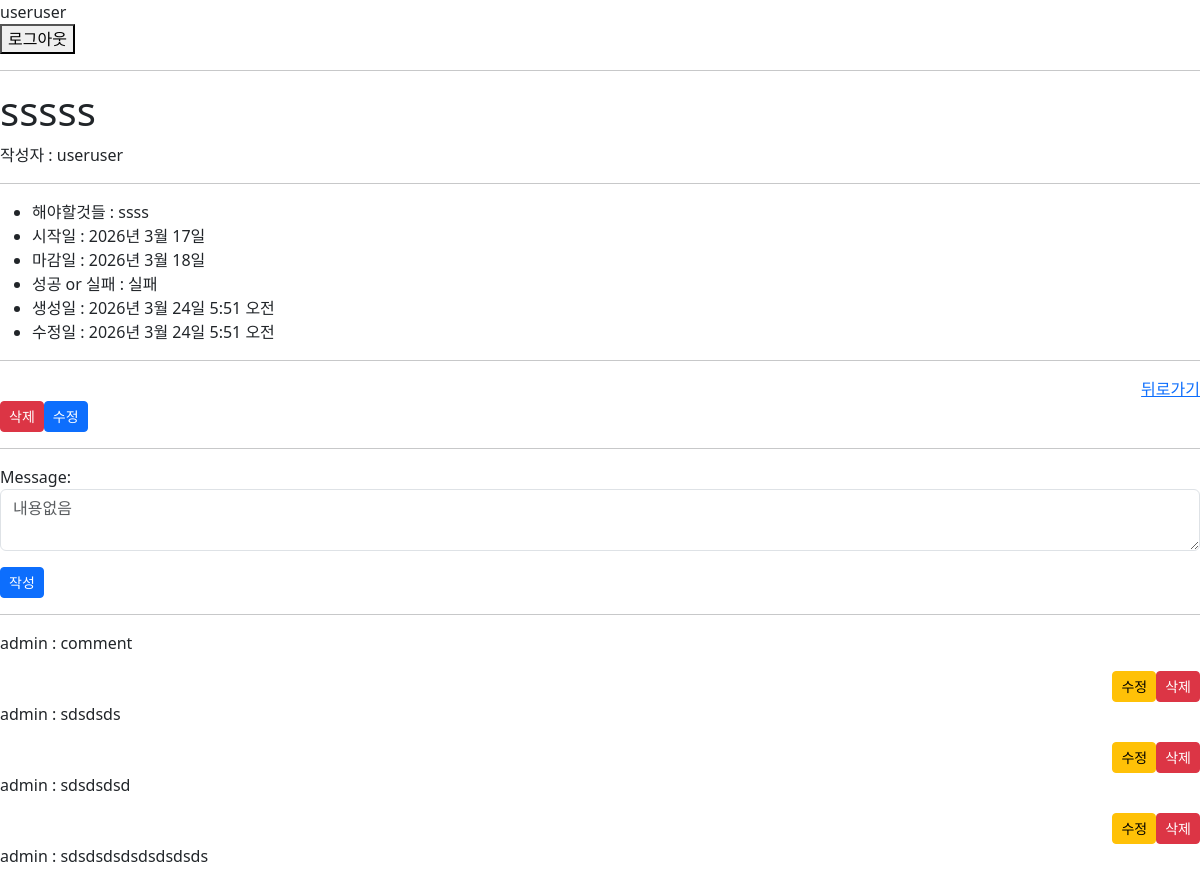
The page /todo/CBV/909/ (signed in, upper part) on the database as committed earlier.
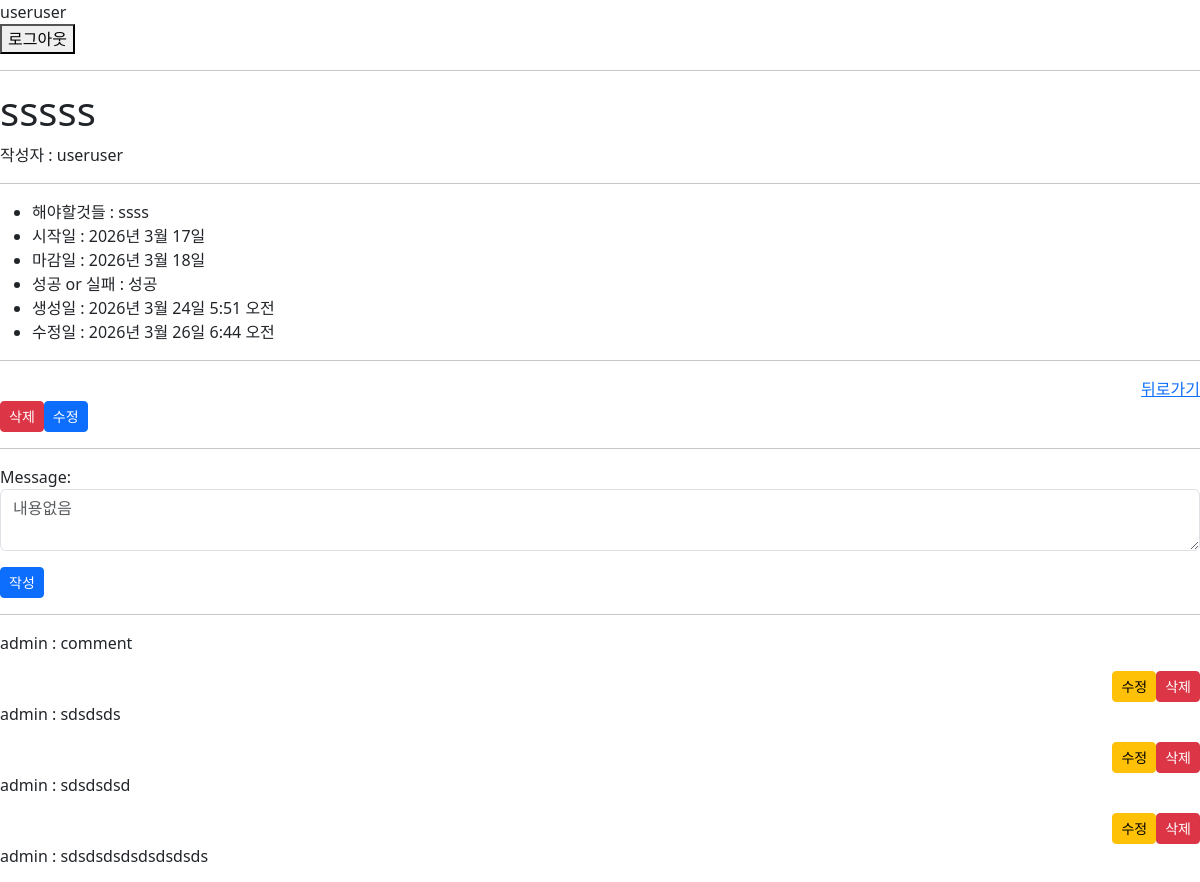
The same page on the database as committed later.
### todo/models.py (models this page shows, shortened)
class Todo(models.Model):
    author = models.ForeignKey(User,on_delete=models.CASCADE)
    title = models.CharField(max_length=200)
    description = models.TextField()
    start_date = models.DateField(default=datetime.now)
    end_date = models.DateField(default=datetime.now)
    is_completed = models.BooleanField(default=False)
    create_at = models.DateTimeField(auto_now_add=True)
    modified_at = models.DateTimeField(auto_now=True)
    completed_image = models.ImageField(null=True, blank=True,upload_to='day_2/media/images/%Y/%m/%d')
    thumbnail = models.ImageField(null=True, blank=True,upload_to='day_2/media/images/%Y/%m/%d')
    class Meta:
        verbose_name = "할일"
        verbose_name_plural = "할일 목록"

### todo/cb_views.py (the view, shortened to what this page needs)
# urls.py: path('CBV/<int:pk>/', cb_views.TodoDetailView.as_view(), name='todo_detail'),
class TodoDetailView(LoginRequiredMixin,DetailView):
    model = Todo
    template_name= 'todo/todo_detail.html'
    def get_queryset(self):
        return super().get_queryset().filter(pk=self.kwargs['pk']).prefetch_related('comments','comments__user')
    def get_object(self, queryset=None):
        self.object = super().get_object(queryset)
        if self.object.author != self.request.user:
            if not self.request.user.is_superuser:
                raise Http404
        return self.object
    def get_context_data(self, **kwargs):
        context = super().get_context_data(**kwargs)
        paginator = Paginator(self.object.comments.all(),20)
        page = self.request.GET.get('page')
        page_obj = paginator.get_page(page)
        context.update({
            "page_obj":page_obj,
            "comment_form":CommentForm(),
            "todo" : self.object.__dict__,
        })
        return context

### todo/forms.py
class CommentForm(forms.ModelForm):
    class Meta:
        model=Comment
        fields=('message',)
        widgets={
            'message': forms.Textarea(
                attrs={'class': "form-control",
                       'rows':2,
                       "cols":70,
                       "placeholder":'내용없음',
                       })
        }
        label = {"message":"내용"}

### templates/todo/todo_detail.html (shortened to what this page needs)
{% extends 'base.html' %}
{% block content %}
    {% if not object %}
        <h2>{{ msg }}</h2>
    {% else %}
        <h1>{{ object.title }}</h1>
        <p>작성자 : {{ request.user.username }}</p>
        <hr>
        <ul>
            <li>해야할것들 : {{ object.description }}</li>
            <li>시작일 : {{ object.start_date }}</li>
            <li>마감일 : {{ object.end_date }}</li>
            {% if object.is_completed %}
                <li> 성공 or 실패 : 성공</li>
            {% else %}
                <li>성공 or 실패 : 실패</li>
            {% endif %}
            <li>생성일 : {{ object.create_at }}</li>
            <li>수정일 : {{ object.modified_at }}</li>
        </ul>
        <hr>
        <div>
            <div class="d-flex justify-content-end">
                <a href="{% url 'todo_list' %}">뒤로가기</a>
            </div>
            <div class="d-inline-flex justify-content-start">
                <form id="delete_form" method="POST" action="{% url 'todo_delete' object.pk %}">
                    <button class="btn btn-sm btn-danger" type="button" id="delete_btn">삭제</button>
                </form>
                <form method="GET" action="{% url 'todo_update' object.pk %}">
                    <button class="btn btn-sm btn-primary">수정</button>
                </form>
            </div>
        </div>
    {% endif %}
    <hr>
    <div>
        <form method="POST" action="{% url 'comment_create' object.pk %}">
            {{ comment_form.as_p }}
            <button class="btn btn-sm btn-primary">작성</button>
        </form>
    </div>
    <hr>
    <div>
        {% for comment in page_obj %}
            <p class="">{{ comment.user.username }} : {{ comment.message }}</p>
            <div class="d-flex justify-content-end">
                <div>
                    <a href="{% url 'comment_update' comment.pk %}" class="btn btn-sm btn-warning">수정</a>
                </div>
                <div>
                    <form method="POST" action="{% url 'comment_delete' comment.pk %}">
                        <button class="btn btn-sm btn-danger">삭제</button>
                    </form>
                </div>
            </div>
        {% endfor %}
    </div>
{% endblock %}

Rows that differ between the two databases and show on the page:
changed Todo "sssss": is_completed False → True (drawn); modified_at "2026년 3월 24일 5:51 오전" → "2026년 3월 26일 6:44 오전"
Other text that changed with them:
text no longer shown: "성공 or 실패 : 실패"
text now shown: "성공 or 실패 : 성공"
